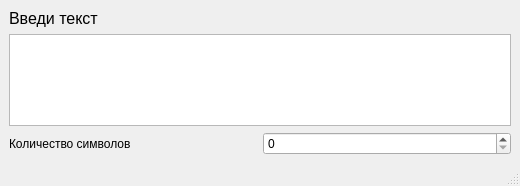
<?xml version="1.0" encoding="UTF-8"?>
<ui version="4.0">
 <class>wordcounter</class>
 <widget class="QMainWindow" name="wordcounter">
  <property name="geometry">
   <rect>
    <x>0</x>
    <y>0</y>
    <width>520</width>
    <height>186</height>
   </rect>
  </property>
  <property name="windowTitle">
   <string>wordcounter</string>
  </property>
  <widget class="QWidget" name="centralwidget">
   <layout class="QVBoxLayout" name="verticalLayout">
    <item>
     <widget class="QLabel" name="label">
      <property name="font">
       <font>
        <pointsize>12</pointsize>
       </font>
      </property>
      <property name="text">
       <string>Введи текст</string>
      </property>
     </widget>
    </item>
    <item>
     <widget class="QTextEdit" name="userInput">
      <property name="font">
       <font>
        <pointsize>13</pointsize>
       </font>
      </property>
     </widget>
    </item>
    <item>
     <layout class="QHBoxLayout" name="horizontalLayout">
      <item>
       <widget class="QLabel" name="label_2">
        <property name="text">
         <string>Количество символов</string>
        </property>
       </widget>
      </item>
      <item>
       <widget class="QSpinBox" name="counter"/>
      </item>
     </layout>
    </item>
   </layout>
  </widget>
  <widget class="QMenuBar" name="menubar">
   <property name="geometry">
    <rect>
     <x>0</x>
     <y>0</y>
     <width>520</width>
     <height>20</height>
    </rect>
   </property>
  </widget>
  <widget class="QStatusBar" name="statusbar"/>
 </widget>
 <resources/>
 <connections/>
</ui>
